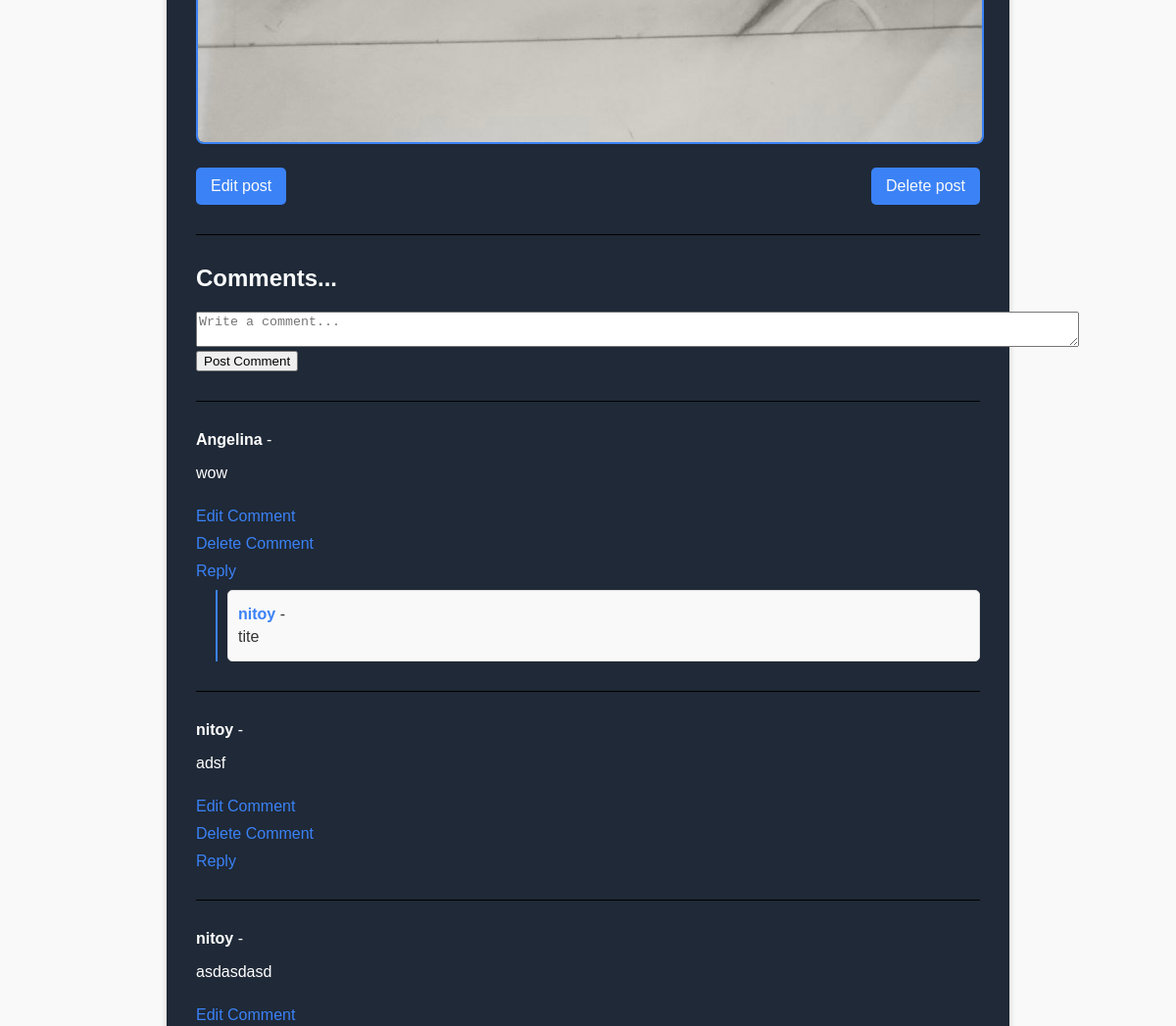
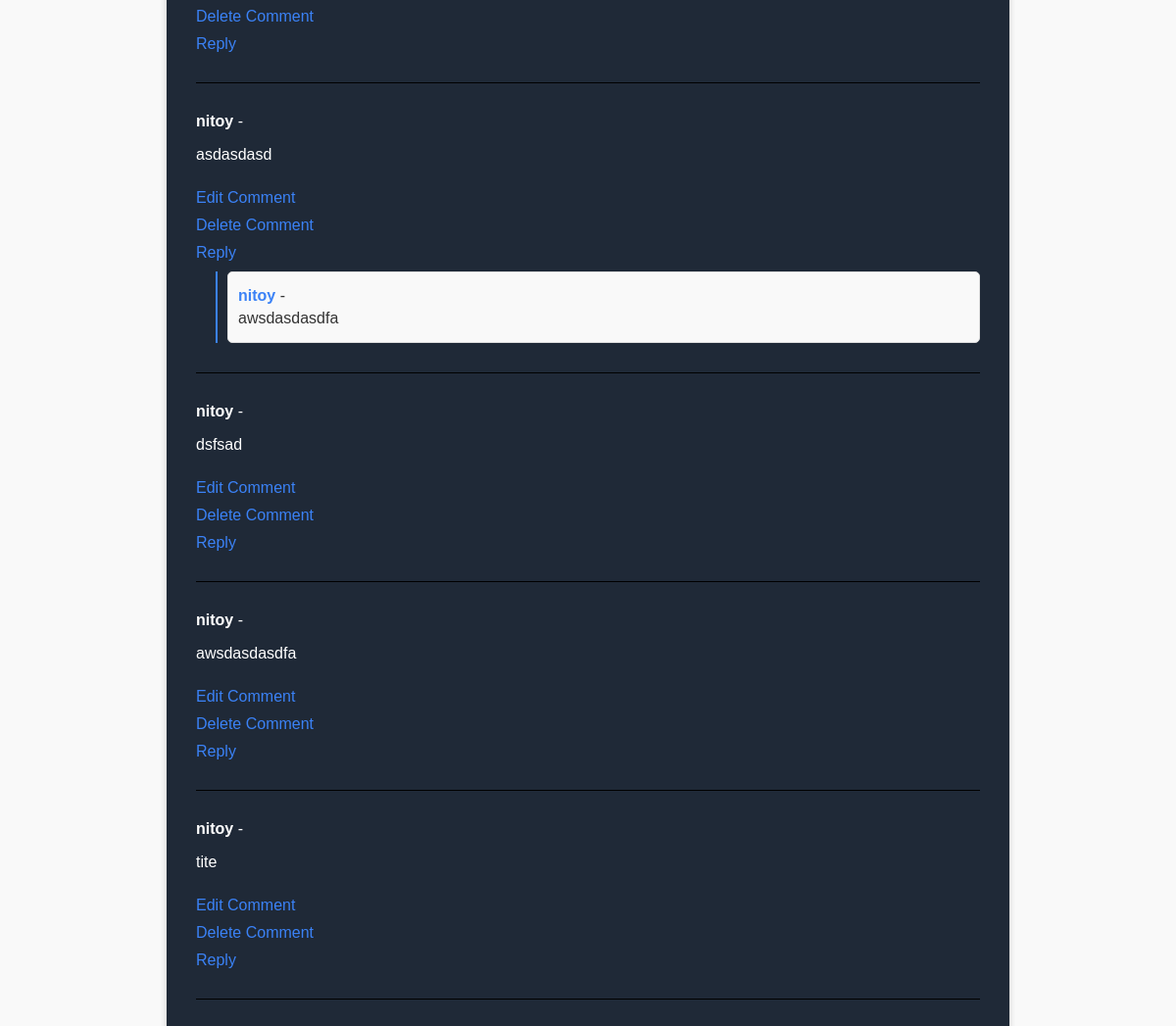
Page /feed/4 (lower part) on the earlier database version (2 pictures, top to bottom).
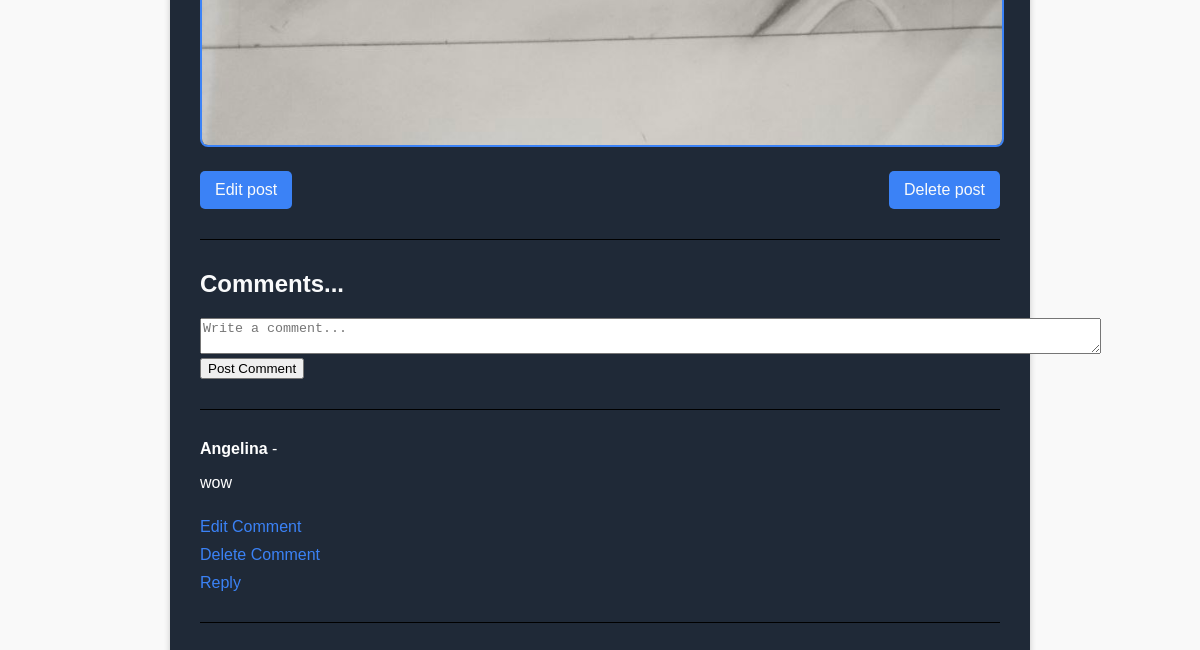
Same page on the later database version.
### App/models.py (models this page shows, shortened)
class Post(models.Model):
    title = models.CharField(max_length=200)
    text = models.TextField()
    user = models.ForeignKey(settings.AUTH_USER_MODEL, on_delete=models.CASCADE)
    image = models.ImageField (null=True, blank=True, upload_to='images/')
    artist = models.ManyToManyField("Artist", related_name="artists")
    category = models.ForeignKey("Category", on_delete=models.CASCADE, null=True, blank=True)
    created_date = models.DateTimeField(auto_now_add=True, null=True)
    published_date = models.DateTimeField(auto_now=True, blank=True, null=True)

class Comment(models.Model):
    post = models.ForeignKey("Post",related_name="comments", on_delete=models.CASCADE)
    username = models.ForeignKey(settings.AUTH_USER_MODEL, on_delete=models.CASCADE)
    body = models.TextField()
    created_date = models.DateTimeField(auto_now_add=True, null=True)
    parent = models.ForeignKey('self', null=True, blank=True, related_name='replies', on_delete=models.CASCADE)

### accounts/models.py (models this page shows)
class CustomUser(AbstractUser):
    age = models.IntegerField(null=True, blank=True)
    email = models.EmailField(unique=True)
    REQUIRED_FIELDS = ['email', 'age']
    USERNAME_FIELD = 'username'
    profile_pic = models.ImageField(upload_to='images/', null=True, blank=True)

### App/views.py (the view)
# urls.py: path('feed/<int:pk>', FeedDetail.as_view(), name='Feed_Detail'),
class FeedDetail(DetailView):
    model = Post
    template_name = 'App/Feed/feed_detail.html'
    success_url = reverse_lazy('Feed')

### App/models.py (called while the page is built)
    def __str__(self):
        return self.name

### App/templates/app/Feed/feed_detail.html (shortened to what this page needs)
{% extends 'App/index.html' %}
{% load static %}
{% block content %}
<div class="Detail">
    <div class="feed-detail">
        <div class="feed-detail-image">
            {% if post.image %}
                <img src="{{ post.image.url }}" alt="{{ post.title }}">
            {% else %}
                <p>No image</p>
            {% endif %}
        </div>
    </div>
    <div class="feed-detail-edit">
        <a href="{% url 'Feed_Update' post.id %}">Edit post</a>
        <a href="{% url 'Feed_Delete' post.id %}">Delete post</a>
    </div>
    <hr>
<div class="feed-detail-comment">
    <div class="comments-header">
        <h2>Comments...</h2>
        <form method="POST" action="{% url 'Comment_Create' post.pk %}">
            <textarea name="body" cols="110" rows="2" placeholder="Write a comment..." required></textarea>
            <input type="submit" value="Post Comment">
        </form>
    </div>
    <div class="comments-list">
        {% if not post.comments.all %}
            <p>No comments yet.</p>
        {% else %}
            <div class="comments-list-detail">
                {% for comment in post.comments.all %}
                    <hr>
                    <p><strong>{{ comment.username }}</strong> - {{ comment.created_on }}</p>
                    <p>{{ comment.body }}</p>
                    <a href="{% url 'Comment_Update' post.pk comment.id %}">Edit Comment</a>
                    <br>
                    <a href="{% url 'Comment_Delete' post.pk comment.id %}">Delete Comment</a>
                    <br>
                    <a href="#" class="reply-link" data-comment-id="{{ comment.id }}">Reply</a>
                    <div class="replies-list">
                        {% for reply in comment.replies.all %}
                            <div class="reply-item">
                                <p><strong>{{ reply.username }}</strong> - {{ reply.created_on }}</p>
                                <p>{{ reply.body }}</p>
                            </div>
                        {% endfor %}
                    </div>
                {% endfor %}
            </div>
        {% endif %}
    </div>
    <hr>
</div>
{% endblock %}

### App/templates/app/index.html (shortened to what this page needs)
{% load static %}
<!DOCTYPE html>
<html lang="en">
<head>
            <link rel="stylesheet" href="{% static 'css/style2.css' %}">
</head>
<body>
{% block content%}{% endblock content%}
</body>
</html>

### App/templates/app/navbar.html (shortened to what this page needs)
{% load static %}

### static/css/style2.css (style rules this page uses)
body { font-family: Arial, sans-serif; margin: 0; padding: 0; background-color: #f9f9f9; color: #333; }
a { text-decoration: none; color: #3b82f6; transition: color 0.3s ease; }
.Detail { margin: 30px auto; max-width: 800px; background: #1f2937; padding: 20px 30px; border-radius: 10px; box-shadow: 0px 4px 6px rgba(0, 0, 0, 0.2); }
.feed-detail-image img { max-width: 100%; border-radius: 8px; margin-top: 20px; border: 2px solid #3b82f6; }
.feed-detail-edit { display: flex; justify-content: space-between; margin: 20px 0; }
.feed-detail-edit a { font-size: 1rem; color: #f9fafb; background-color: #3b82f6; padding: 10px 15px; border-radius: 5px; font-weight: 500; transition: background 0.3s ease, transform 0.3s ease; }
.feed-detail-comment h2 { font-size: 1.5rem; margin-top: 20px; color: #f9fafb; }
.feed-detail-comment a { font-size: 1rem; color: #3b82f6; display: inline-block; margin-top: 10px; }
.comments-list-detail { color: #ffffff; }
hr { border: 0; border-top: 1px solid black; margin: 30px 0; }

Differences in the rows shown:
removed Comment: username "nitoy", body "tite"
removed Comment: username "nitoy", body "adsf", shown under "Comments..."
removed Comment: username "nitoy", body "asdasdasd", shown under "Comments..."
removed Comment: username "nitoy", body "asdasdasd", shown under "Comments..."
removed Comment: username "nitoy", body "awsdasdasdfa"
removed Comment: username "nitoy", body "dsfsad", shown under "Comments..."
